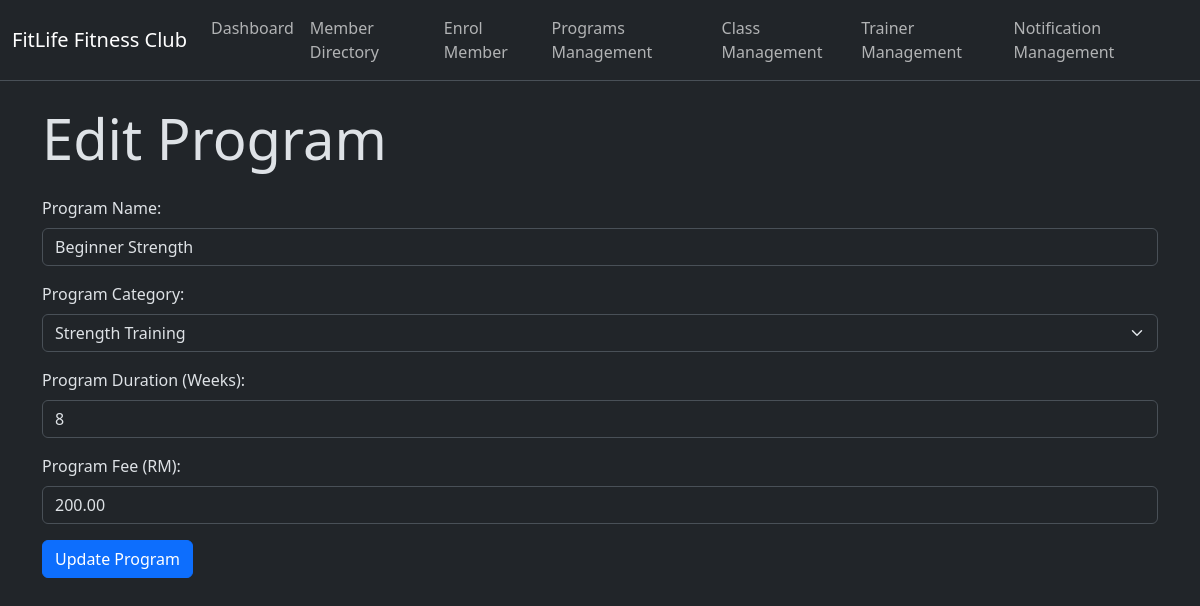
The app's page /edit_program.php?id=1 with its own data.
### tables this page shows
CREATE TABLE Program (
	program_id INTEGER AUTO_INCREMENT,
	program_name VARCHAR(255) NOT NULL,
	program_duration_weeks INTEGER NOT NULL,
	program_fee DECIMAL(10,2) NOT NULL,
	category_id INTEGER NOT NULL,
	PRIMARY KEY(program_id)
);

### edit_program.php (the view, shortened to what this page needs)
<?php
include 'db_connect.php';
$program_id = $_REQUEST['id'];
$program = null;
if ($program_id) {
	$stmt = $conn->prepare("SELECT * FROM Program WHERE program_id = ?");
	$stmt->bind_param("i", $program_id);
	$stmt->execute();
	$result = $stmt->get_result();
	$program = $result->fetch_assoc();
}
include 'navbar.php';
?>
<div class="container mt-4">
	<h1 class="display-4 mb-4">Edit Program</h1>
	<?php if ($program) : ?>
		<form action="<?php echo $_SERVER["PHP_SELF"] . "?id=" . $program_id; ?>" method="post">
			<div class="mb-3">
				<label for="program_name" class="form-label">Program Name:</label>
				<input type="text" id="program_name" name="program_name" class="form-control" value="<?php echo $program['program_name']; ?>" required>
			</div>
			<div class="mb-3">
				<label for="program_category" class="form-label">Program Category:</label>
				<select id="program_category" name="program_category" class="form-select" required>
					<?php
					$cat_query = "SELECT * from Program_Category ORDER BY category_name ASC";
					$cat_result = $conn->query($cat_query);
					while ($row = mysqli_fetch_assoc($cat_result)):
						$selected = ($program['category_id'] == $row['category_id']) ? "selected" : "";
					?>
						<option value="<?php echo $row['category_id'] ?>" <?php echo $selected ?>><?php echo $row['category_name'] ?></option>
					<?php endwhile; ?>
				</select>
			</div>
			<div class="mb-3">
				<label for="program_duration" class="form-label">Program Duration (Weeks):</label>
				<input type="number" id="program_duration" name="program_duration" class="form-control" value="<?php echo $program['program_duration_weeks']; ?>" required>
			</div>
			<div class="mb-3">
				<label for="program_fee" class="form-label">Program Fee (RM):</label>
				<input type="number" id="program_fee" name="program_fee" step=".01" class="form-control" value="<?php echo $program['program_fee']; ?>" required>
			</div>
			<button type="submit" name="submit" class="btn btn-primary">Update Program</button>
		</form>
	<?php else: ?>
		<div class="alert alert-warning" role="alert">
			Could not retrieve program details.
		</div>
	<?php endif; ?>
</div>

### records on screen
program: program_name "Beginner Strength", program_duration "8", program_fee "200.00"

### other values on screen
form field program_category "Strength Training"
